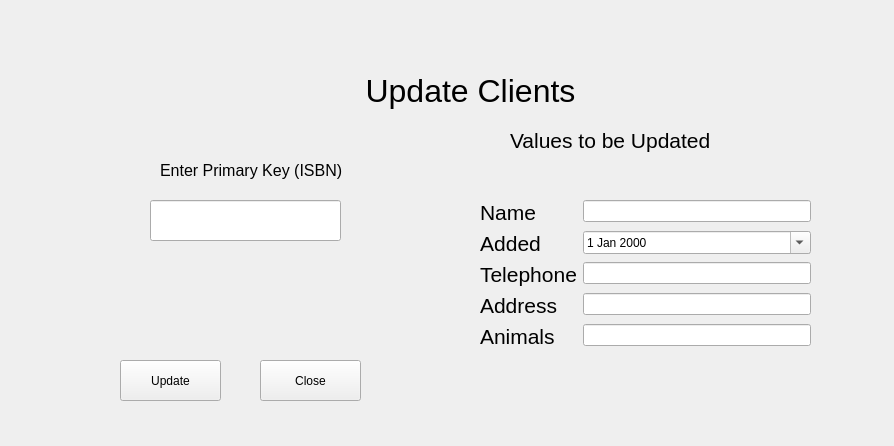
<?xml version="1.0" encoding="UTF-8"?>
<ui version="4.0">
 <class>EditClientForm</class>
 <widget class="QWidget" name="EditClientForm">
  <property name="geometry">
   <rect>
    <x>0</x>
    <y>0</y>
    <width>894</width>
    <height>446</height>
   </rect>
  </property>
  <property name="windowTitle">
   <string>Form</string>
  </property>
  <widget class="QLineEdit" name="lineEdit">
   <property name="geometry">
    <rect>
     <x>150</x>
     <y>200</y>
     <width>191</width>
     <height>41</height>
    </rect>
   </property>
  </widget>
  <widget class="QLabel" name="label_3">
   <property name="geometry">
    <rect>
     <x>350</x>
     <y>50</y>
     <width>241</width>
     <height>81</height>
    </rect>
   </property>
   <property name="font">
    <font>
     <pointsize>24</pointsize>
    </font>
   </property>
   <property name="text">
    <string>Update Clients</string>
   </property>
   <property name="alignment">
    <set>Qt::AlignCenter</set>
   </property>
  </widget>
  <widget class="QLabel" name="label">
   <property name="geometry">
    <rect>
     <x>160</x>
     <y>140</y>
     <width>201</width>
     <height>61</height>
    </rect>
   </property>
   <property name="font">
    <font>
     <pointsize>12</pointsize>
    </font>
   </property>
   <property name="text">
    <string>Enter Primary Key (ISBN)</string>
   </property>
  </widget>
  <widget class="QPushButton" name="pushButton">
   <property name="geometry">
    <rect>
     <x>120</x>
     <y>360</y>
     <width>101</width>
     <height>41</height>
    </rect>
   </property>
   <property name="text">
    <string>Update</string>
   </property>
  </widget>
  <widget class="QLabel" name="label_2">
   <property name="geometry">
    <rect>
     <x>510</x>
     <y>110</y>
     <width>211</width>
     <height>61</height>
    </rect>
   </property>
   <property name="font">
    <font>
     <pointsize>16</pointsize>
    </font>
   </property>
   <property name="text">
    <string>Values to be Updated</string>
   </property>
  </widget>
  <widget class="QPushButton" name="pushButton_2">
   <property name="geometry">
    <rect>
     <x>260</x>
     <y>360</y>
     <width>101</width>
     <height>41</height>
    </rect>
   </property>
   <property name="text">
    <string>Close</string>
   </property>
  </widget>
  <widget class="QWidget" name="formLayoutWidget">
   <property name="geometry">
    <rect>
     <x>480</x>
     <y>200</y>
     <width>331</width>
     <height>211</height>
    </rect>
   </property>
   <layout class="QFormLayout" name="formLayout">
    <item row="0" column="0">
     <widget class="QLabel" name="label_4">
      <property name="font">
       <font>
        <pointsize>16</pointsize>
        <italic>false</italic>
       </font>
      </property>
      <property name="text">
       <string>Name</string>
      </property>
      <property name="alignment">
       <set>Qt::AlignCenter</set>
      </property>
     </widget>
    </item>
    <item row="0" column="1">
     <widget class="QLineEdit" name="lineEdit_2"/>
    </item>
    <item row="1" column="0">
     <widget class="QLabel" name="label_5">
      <property name="font">
       <font>
        <pointsize>16</pointsize>
       </font>
      </property>
      <property name="text">
       <string>Added</string>
      </property>
      <property name="alignment">
       <set>Qt::AlignCenter</set>
      </property>
     </widget>
    </item>
    <item row="2" column="0">
     <widget class="QLabel" name="label_6">
      <property name="font">
       <font>
        <pointsize>16</pointsize>
        <italic>false</italic>
       </font>
      </property>
      <property name="text">
       <string>Telephone</string>
      </property>
      <property name="alignment">
       <set>Qt::AlignCenter</set>
      </property>
     </widget>
    </item>
    <item row="2" column="1">
     <widget class="QLineEdit" name="lineEdit_5">
      <property name="inputMethodHints">
       <set>Qt::ImhNone</set>
      </property>
      <property name="inputMask">
       <string/>
      </property>
      <property name="text">
       <string/>
      </property>
      <property name="cursorPosition">
       <number>0</number>
      </property>
     </widget>
    </item>
    <item row="3" column="0">
     <widget class="QLabel" name="label_7">
      <property name="font">
       <font>
        <pointsize>16</pointsize>
       </font>
      </property>
      <property name="text">
       <string>Address</string>
      </property>
     </widget>
    </item>
    <item row="3" column="1">
     <widget class="QLineEdit" name="lineEdit_3"/>
    </item>
    <item row="4" column="0">
     <widget class="QLabel" name="label_8">
      <property name="font">
       <font>
        <pointsize>16</pointsize>
       </font>
      </property>
      <property name="text">
       <string>Animals</string>
      </property>
     </widget>
    </item>
    <item row="4" column="1">
     <widget class="QLineEdit" name="lineEdit_4"/>
    </item>
    <item row="1" column="1">
     <widget class="QDateEdit" name="dateEdit">
      <property name="minimumDate">
       <date>
        <year>1752</year>
        <month>9</month>
        <day>17</day>
       </date>
      </property>
      <property name="calendarPopup">
       <bool>true</bool>
      </property>
     </widget>
    </item>
   </layout>
  </widget>
 </widget>
 <resources/>
 <connections/>
</ui>
